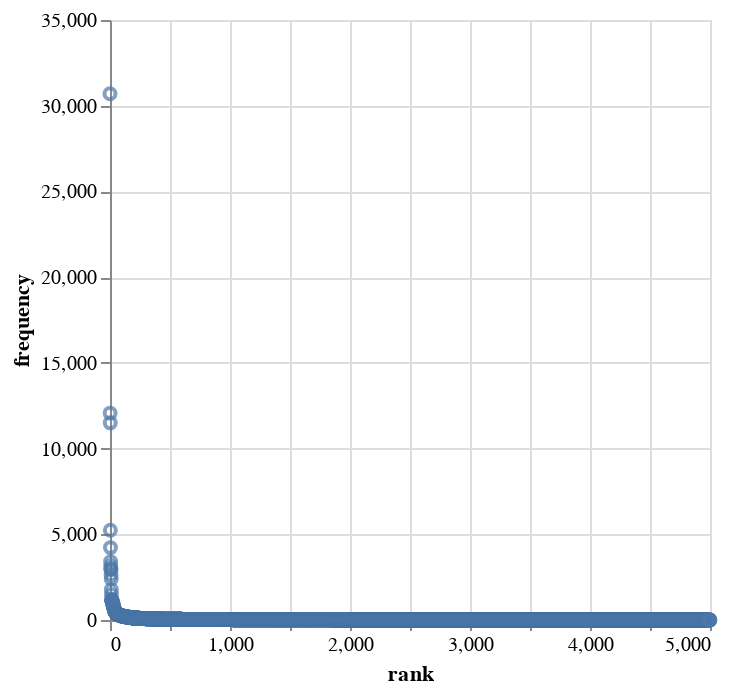

Write notebook code for a chart like this one.
### Code cell
import altair as alt

top_5000_words = counts.most_common(5000)

top_5000_words.sort(key=lambda x: x[1], reverse=True)

zipfs_df = pd.DataFrame([{'lemma': h, 'frequency': i, 'rank': idx} for idx, (h, i) in enumerate(top_5000_words)])

chart = alt.Chart(zipfs_df)

chart.mark_point().encode(x='rank', y='frequency')

### Figure 1 — Vega-Lite specification as saved in the notebook (floating-point values rounded to 4 significant figures; data arrays with more than 128 entries replaced by an {"elided": "..."} marker saying what was removed)
{"config": {"view": {"continuousWidth": 300, "continuousHeight": 300}}, "data": {"name": "data-2facb7ceb226077f89dd01e72f2f0a5b"}, "mark": {"type": "point"}, "encoding": {"x": {"field": "rank", "type": "quantitative"}, "y": {"field": "frequency", "type": "quantitative"}}, "$schema": "https://vega.github.io/schema/vega-lite/v5.20.1.json", "datasets": {"data-2facb7ceb226077f89dd01e72f2f0a5b": {"elided": "5000 records"}}}
